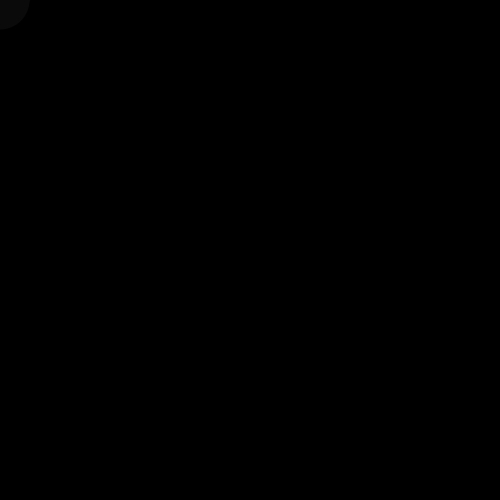
Frame 1 (no input)
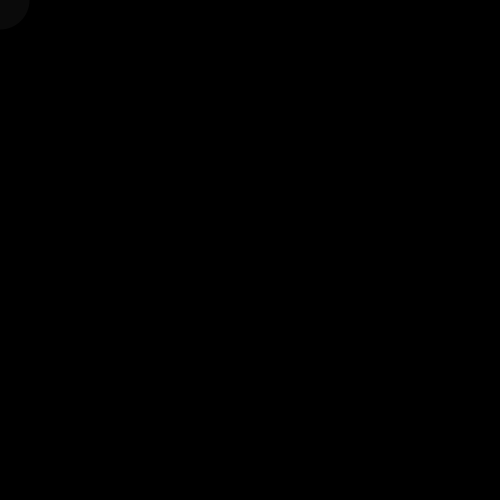
Frame 60 (the mouse pressed at the canvas centre just before this capture)
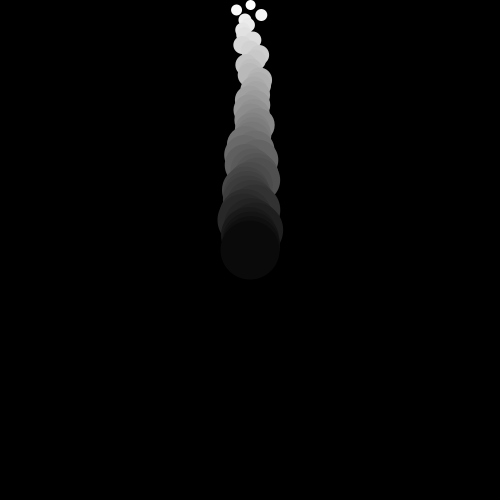
Frame 120 (the mouse held since frame 60 and released just before this capture)

The Processing sketch that drew these frames (run headless with seeded random() and noise(); from frame 60 on, the mouse is pressed at the canvas centre):

// Processing sketch: processing_123541
// ── processing_123541.pde

float[] xpos=new float[50];
float[] ypos=new float[xpos.length];

void setup() {
  size(500, 500);
  for (int i=0; i<xpos.length; i++) {
    xpos[i]=0;
    ypos[i]=0;
  }
}

void draw() {
  background(0);
  for (int i = 0; i < xpos.length-1; i++) {
    xpos[i] = xpos[i+1]; 
    ypos[i] = ypos[i+1];
    ypos[i]=ypos[i]-5;
    xpos[i]=xpos[i]+random(-2, 2);
  }
  xpos[xpos.length-1]=mouseX;
  ypos[ypos.length-1]=mouseY;
  for (int i = 0; i < xpos.length; i++) {
    noStroke();
    fill(255-i*5);
    ellipse(xpos[i], ypos[i], i+10, i+10);
  }
}
